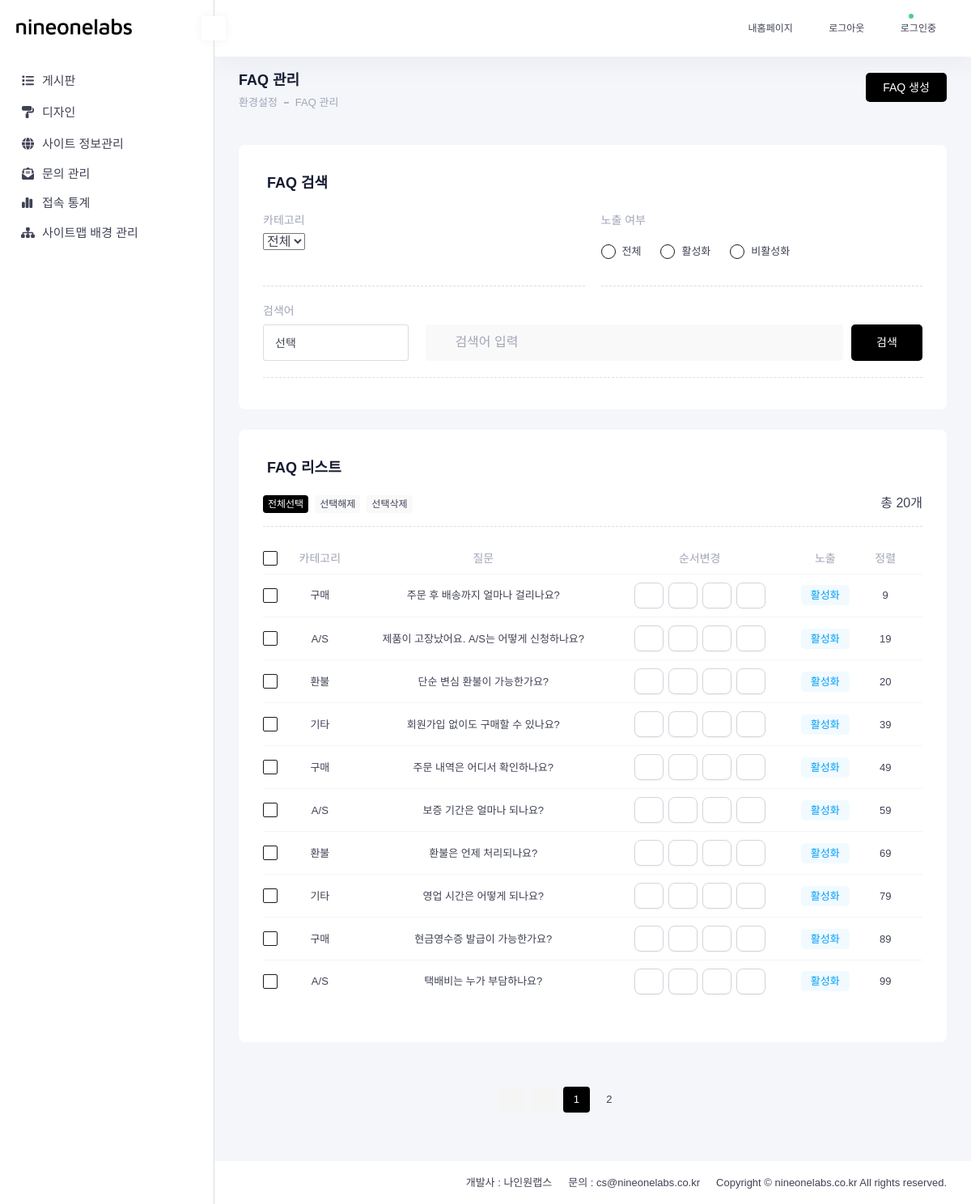
The app's page /admin/pages/faq/index.php (signed in) with its own data.
### tables this page shows
CREATE TABLE `nb_faqs` (
  `id` int UNSIGNED NOT NULL,
  `categories` int NOT NULL COMMENT 'FAQ 카테고리 코드 (var.php에 매핑)',
  `question` text NOT NULL COMMENT '질문',
  `answer` text NOT NULL COMMENT '답변',
  `sort_no` int NOT NULL DEFAULT '0' COMMENT '정렬 순서 (낮을수록 위)',
  `is_active` tinyint(1) NOT NULL DEFAULT '1' COMMENT '1: 활성화, 2: 비활성화',
  `created_at` datetime DEFAULT CURRENT_TIMESTAMP COMMENT '등록일',
  `updated_at` datetime DEFAULT CURRENT_TIMESTAMP ON UPDATE CURRENT_TIMESTAMP COMMENT '수정일'
);

### inc/lib/var.php (called while the page is built, shortened)
<?php
$admin_roles = [
    1 => ['code' => 'superadmin', 'name' => '최고 관리자'],
    2 => ['code' => 'manager',    'name' => '중간 관리자'],
    3 => ['code' => 'external',   'name' => '외부인'],
];
$faq_categories = [
    1 => '구매',
    2 => 'A/S',
    3 => '환불',
    4 => '기타',
];
$is_active = [
    1 => "활성화",
    0 => "비활성화"
];
?>

### inc/lib/base.class.php (called while the page is built, shortened)
<?php
$_path_str = __DIR__;
include_once $_path_str . '/var.php';
require_once $_SERVER['DOCUMENT_ROOT'] . '/admin/lib/Role.php';
$role = new Role();

### admin/lib/Role.php (called while the page is built, shortened)
<?php
    class Role {
    private string $code;
    public function __construct(?int $roleId = null)
    {
        global $admin_roles;
        $this->id = $roleId ?? ($_SESSION['no_adm_login_role_id'] ?? 3);
        $this->code = $admin_roles[$this->id]['code'] ?? 'guest';
    }
    public function in(array $allowedCodes): bool
    {
        return in_array($this->code, $allowedCodes, true);
    }
    public function canDelete(): bool
    {
        return $this->in(['superadmin', 'manager']);
    }
}

### admin/pages/faq/index.php (the view, shortened to what this page needs)
<?php
include_once "../../../inc/lib/base.class.php";
$pageName = "FAQ";
$db = DB::getInstance();
$perpage = 10;
$listCurPage = isset($_POST['page']) ? (int)$_POST['page'] : (isset($_GET['page']) ? (int)$_GET['page'] : 1);
$count = ($listCurPage - 1) * $perpage;
$searchKeyword = $_GET['searchKeyword'] ?? '';
$where = "WHERE 1=1";
$params = [];
$totalSql = "
    SELECT COUNT(*)
    FROM nb_faqs f
    {$where}
";
$totalStmt = $db->prepare($totalSql);
$totalStmt->execute($params);
$totalCount = (int)$totalStmt->fetchColumn();
$sql = "
    SELECT f.id, f.categories, f.question, f.sort_no, f.is_active, f.updated_at
    FROM nb_faqs f
    {$where}
    ORDER BY f.sort_no ASC
    LIMIT {$count}, {$perpage}
";
$stmt = $db->prepare($sql);
$stmt->execute($params);
$faqRows = $stmt->fetchAll(PDO::FETCH_ASSOC);
?>
<?php include_once "../../inc/admin.head.php"; ?>
<body data-page="faq">
    <div class="no-wrap">
        <?php include_once "../../inc/admin.header.php"; ?>
        <main class="no-app no-container">
            <?php include_once "../../inc/admin.drawer.php"; ?>
            <form method="GET" name="frm" id="frm" autocomplete="off">
                <section class="no-content">
                    <div class="no-toolbar">
                        <div class="no-toolbar-container no-flex-stack">
                            <div class="no-page-indicator">
                                <h1 class="no-page-title"><?=$pageName?> 관리</h1>
                                <div class="no-breadcrumb-container">
                                    <ul class="no-breadcrumb-list">
                                        <li class="no-breadcrumb-item"><span>환경설정</span></li>
                                        <li class="no-breadcrumb-item"><span><?=$pageName?> 관리</span></li>
                                    </ul>
                                </div>
                            </div>
                            <?php if($role->canDelete()):?>
                            <div class="no-items-center">
                                <a href="./new.php" class="no-btn no-btn--main no-btn--big"> <?=$pageName?> 생성 </a>
                            </div>
                            <?php endif;?>
                        </div>
                    </div>
                    <div class="no-search no-toolbar-container">
                        <div class="no-card">
                            <div class="no-card-header">
                                <h2 class="no-card-title"><?= $pageName ?> 검색</h2>
                            </div>
                            <div class="no-card-body no-admin-column">
                                <div class="no-admin-block">
                                    <h3 class="no-admin-title">카테고리</h3>
                                    <div class="no-admin-content">
                                        <select name="categories" id="categories">
                                            <option value="">전체</option>
                                        </select>
                                    </div>
                                </div>
                                <div class="no-admin-block">
                                    <h3 class="no-admin-title">노출 여부</h3>
                                    <div class="no-admin-content">
                                        <div class="no-radio-form no-list">
                                            <label for="is_active_all">
                                                <div class="no-radio-box">
                                                    <span><i class="bx bx-radio-circle-marked"></i></span>
                                                </div>
                                                <span class="no-radio-text">전체</span>
                                            </label>
                                            <?php foreach ($is_active as $key => $label):
                                                $id = "is_active_$key";
                                            ?>
                                            <label for="<?= $id ?>">
                                                <div class="no-radio-box">
                                                    <span><i class="bx bx-radio-circle-marked"></i></span>
                                                </div>
                                                <span class="no-radio-text"><?= htmlspecialchars($label) ?></span>
                                            </label>
                                            <?php endforeach; ?>
                                        </div>
                                    </div>
                                </div>
                                <div class="no-admin-block wide">
                                    <h3 class="no-admin-title">검색어</h3>
                                    <div class="no-search-select">
                                        <div class="no-search-wrap no-ml">
                                            <div class="no-search-input">
                                                <i class="bx bx-search-alt-2"></i>
                                                <input type="text" name="searchKeyword" id="searchKeyword"
                                                    placeholder="검색어 입력"
                                                    value="<?= htmlspecialchars($searchKeyword ?? '') ?>">
                                            </div>
                                            <div class="no-search-btn">
                                                <button type="submit" class="no-btn no-btn--main no-btn--search">
                                                    검색
                                                </button>
                                            </div>
                                        </div>
                                    </div>
                                </div>
                            </div>
                        </div>
                    </div>
                    <div class="no-content-container">
                        <div class="no-card">
                            <div class="no-card-header">
                                <h2 class="no-card-title"><?=$pageName?> 리스트</h2>
                            </div>
                            <div class="no-card-body">
                                <div class="no-table-option">
                                    <?php if($role->canDelete()):?>
                                    <ul class="no-table-check-control">
                                        <li><a href="#" class="no-btn no-btn--sm no-btn--check active "
                                                data-action="selectAll">전체선택</a></li>
                                        <li><a href="#" class="no-btn no-btn--sm no-btn--check"
                                                data-action="deselectAll">선택해제</a></li>
                                        <li><a href="#" class="no-btn no-btn--sm no-btn--check"
                                                data-action="deleteSelected">선택삭제</a></li>
                                    </ul>
                                    <?php endif;?>
                                    <span>총 <?=$totalCount?>개</span>
                                </div>
                                <div class="no-table-responsive">
                                    <table class="no-table">
                                        <thead>
                                            <tr>
                                                <?php if($role->canDelete()):?>
                                                <th class="no-width-25 no-check">
                                                    <div class="no-checkbox-form">
                                                        <label>
                                                            <span><i class="bx bxs-check-square"></i></span>
                                                        </label>
                                                    </div>
                                                </th>
                                                <?php endif;?>
                                                <th>카테고리</th>
                                                <th>질문</th>
                                                <th>순서변경</th>
                                                <th>노출</th>
                                                <th>정렬</th>
                                                <th>수정일</th>
                                            </tr>
                                        </thead>
                                        <tbody>
                                            <?php if (count($faqRows) > 0): ?>
                                            <?php foreach ($faqRows as $row): ?>
                                            <tr>
                                                <?php if($role->canDelete()) :?>
                                                <td class="no-check">
                                                    <div class="no-checkbox-form">
                                                        <label>
                                                            <span><i class="bx bxs-check-square"></i></span>
                                                        </label>
                                                    </div>
                                                </td>
                                                <?php endif;?>
                                                <td><?= $faq_categories[$row['categories']] ?? '기타' ?></td>
                                                <td><?= htmlspecialchars($row['question']) ?></td>
                                                <td class="sort-btn-group">
                                                    <button type="button" class="sort-btn" data-id="<?= $row['id'] ?>"
                                                        data-action="up" data-no="<?= $row['sort_no'] + 1 ?>">
                                                        <i class='bx bx-chevron-down'></i>
                                                    </button>
                                                    <button type="button" class="sort-btn" data-id="<?= $row['id'] ?>"
                                                        data-action="down" data-no="<?= $row['sort_no'] - 1 ?>">
                                                        <i class='bx bx-chevron-up'></i>
                                                    </button>
                                                    <button type="button" class="sort-btn" data-id="<?= $row['id'] ?>"
                                                        data-action="first" data-no="<?= $totalCount ?>">
                                                        <i class='bx bx-chevrons-down'></i>
                                                    </button>
                                                    <button type="button" class="sort-btn" data-id="<?= $row['id'] ?>"
                                                        data-action="last" data-no="1">
                                                        <i class='bx bx-chevrons-up'></i>
                                                    </button>
                                                </td>
                                                <td>
                                                    <span
                                                        class="no-btn <?= $row['is_active'] ? 'no-btn--notice' : 'no-btn--normal' ?>">
                                                        <?= htmlspecialchars($is_active[$row['is_active']] ?? '미정') ?>
                                                    </span>
                                                </td>
                                                <td><?= $row['sort_no'] ?></td>
                                                <td><?= substr($row['updated_at'], 0, 10) ?></td>
                                            </tr>
                                            <?php endforeach; ?>
                                            <?php endif; ?>
                                        </tbody>
                                    </table>
                                </div>
                            </div>
                        </div>
                    </div>
                    <?php include_once "../../lib/admin.pagination.php"; ?>
                </section>
            </form>
        </main>
    </div>
    <?php include_once "../../inc/admin.footer.php"; ?>

### records on screen
nb_faqs: categories "구매", question "주문 후 배송까지 얼마나 걸리나요?", is_active "활성화", sort_no "9"
nb_faqs: categories "A/S", question "제품이 고장났어요. A/S는 어떻게 신청하나요?", is_active "활성화", sort_no "19"
nb_faqs: categories "환불", question "단순 변심 환불이 가능한가요?", is_active "활성화", sort_no "20"
nb_faqs: categories "기타", question "회원가입 없이도 구매할 수 있나요?", is_active "활성화", sort_no "39"
nb_faqs: categories "구매", question "주문 내역은 어디서 확인하나요?", is_active "활성화", sort_no "49"
nb_faqs: categories "A/S", question "보증 기간은 얼마나 되나요?", is_active "활성화", sort_no "59"
nb_faqs: categories "환불", question "환불은 언제 처리되나요?", is_active "활성화", sort_no "69"
nb_faqs: categories "기타", question "영업 시간은 어떻게 되나요?", is_active "활성화", sort_no "79"
nb_faqs: categories "구매", question "현금영수증 발급이 가능한가요?", is_active "활성화", sort_no "89"
nb_faqs: categories "A/S", question "택배비는 누가 부담하나요?", is_active "활성화", sort_no "99"

### other values on screen
$menu['title'] "게시판"
$menu['title'] "디자인"
$menu['title'] "사이트 정보관리"
$menu['title'] "문의 관리"
$menu['title'] "접속 통계"
$menu['title'] "사이트맵 배경 관리"
$pageName "FAQ"
$label "활성화"
$label "비활성화"
$totalCount "20"
